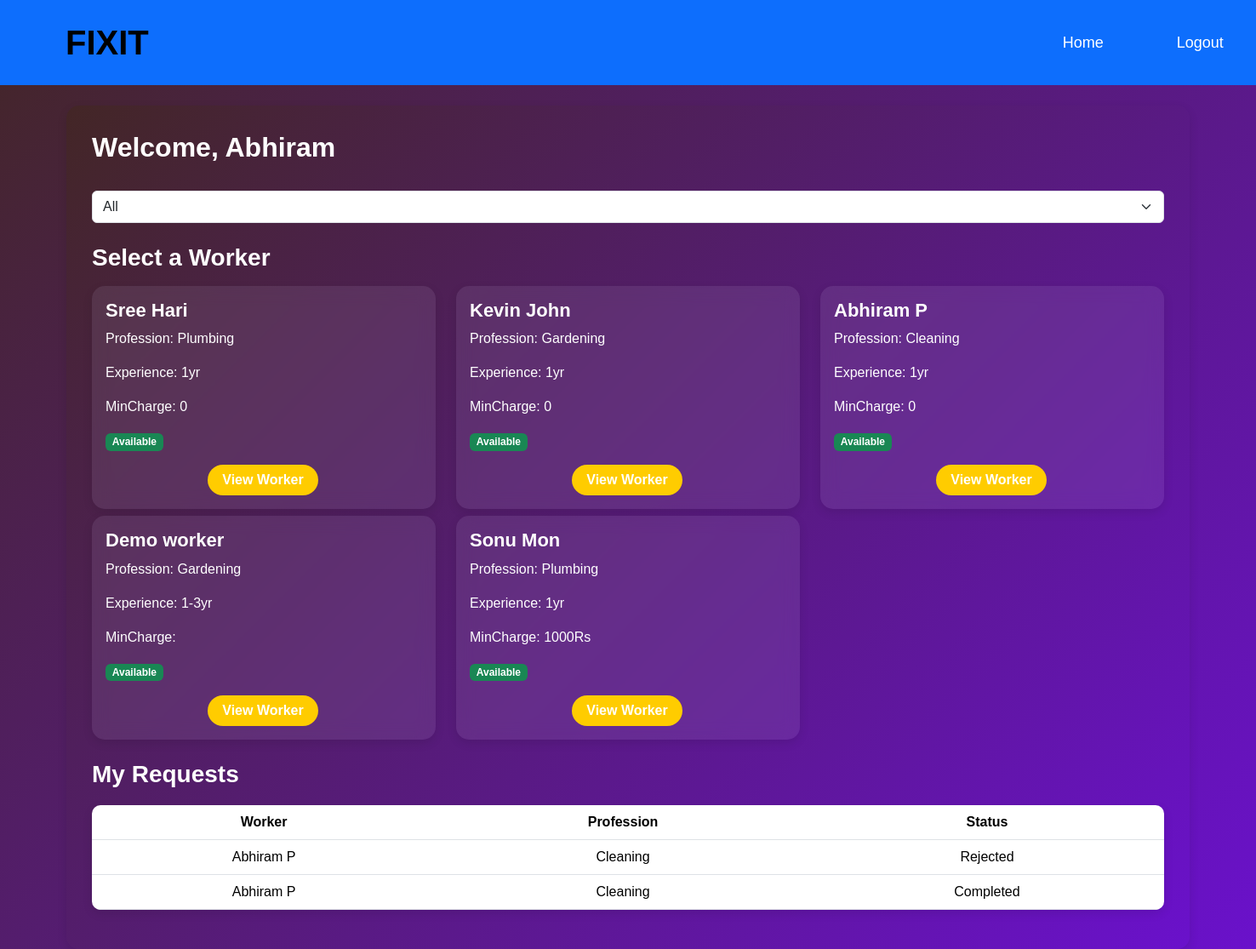
The page /user_dashboard/ (signed in) on the database as committed earlier.
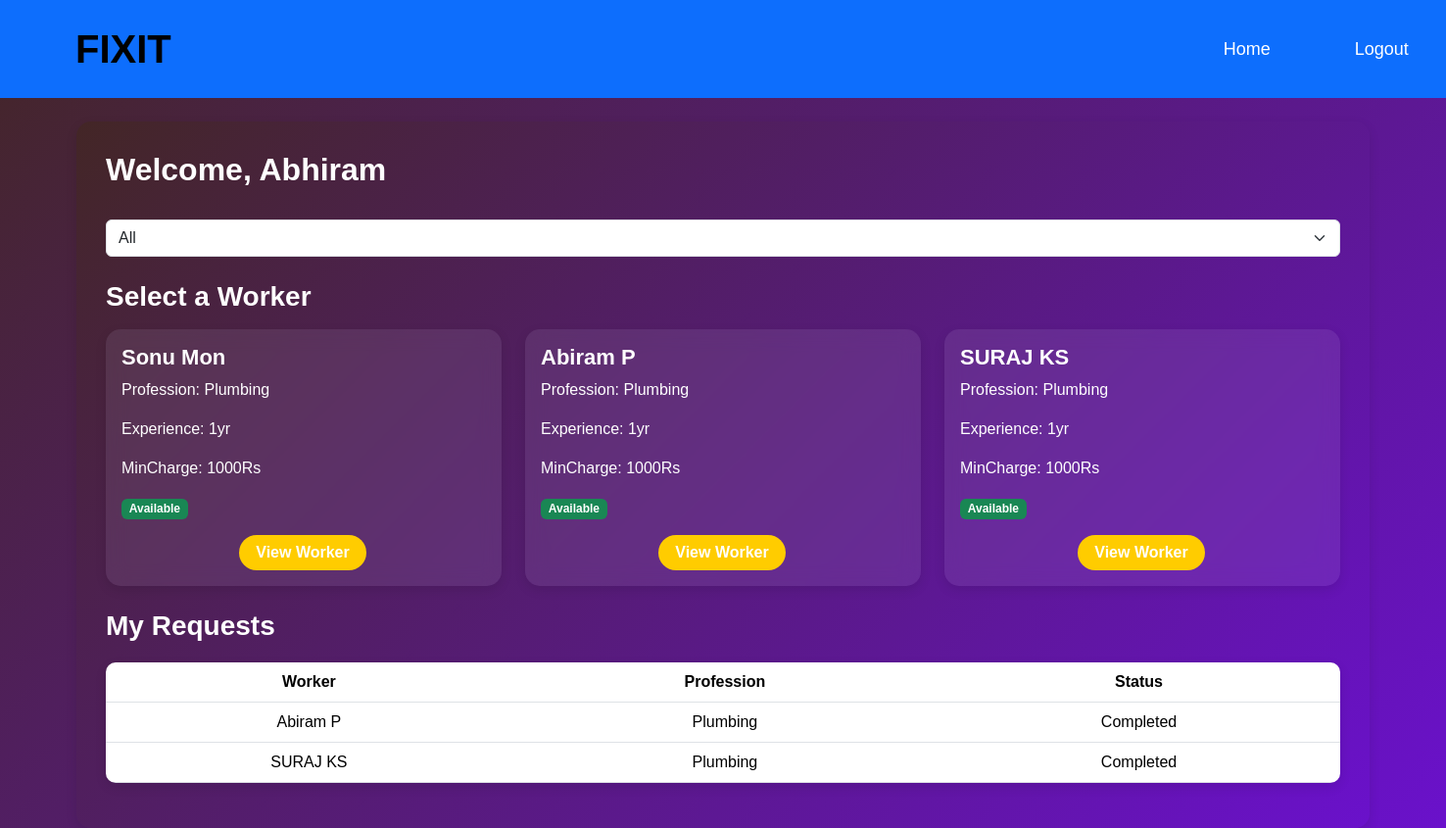
The same page on the database as committed later.
### mainapp/models.py (models this page shows, shortened)
class Worker(models.Model):
    TITLE_CHOICES = [
        ('Mr', 'Mr.'),
        ('Ms', 'Ms.'),
    ]
    STATUS_CHOICES = [
        ('pending', 'Pending'),
        ('approved', 'Approved'),
        ('rejected', 'Rejected'),
    ]
    title = models.CharField(max_length=10, choices=TITLE_CHOICES, default='Mr')
    first_name = models.CharField(max_length=100)
    last_name = models.CharField(max_length=100)
    email = models.EmailField(max_length=100, unique=True)
    password = models.CharField(max_length=255)  # Hashed password storage
    gender = models.CharField(max_length=10, choices=[('Male', 'Male'), ('Female', 'Female')])
    phone = models.CharField(max_length=15)
    profession = models.TextField()
    experience = models.TextField()
    amount = models.TextField()
    status = models.BooleanField(default=True, )  # Worker availability
    is_approved = models.BooleanField(default=False)  # New field

class Request(models.Model):
    user = models.ForeignKey(User, on_delete=models.CASCADE)
    worker = models.ForeignKey(Worker, on_delete=models.CASCADE)
    status = models.CharField(max_length=20, choices=[('Pending', 'Pending'), ('Accepted', 'Accepted'), ('Rejected', 'Rejected'),('Completed', 'Completed') ], default='Pending')
    created_at = models.DateTimeField(auto_now_add=True)

### mainapp/views.py (the view)
# urls.py: path("user_dashboard/", user_dashboard, name="user_dashboard"),
def user_dashboard(request):
    if "user_id" not in request.session:
        return redirect("user_login")
    user = User.objects.get(id=request.session["user_id"])
    professions = Worker.objects.values_list('profession', flat=True).distinct()
    selected_profession = request.GET.get("profession", "")
    if selected_profession:
        workers = Worker.objects.filter(profession=selected_profession)
    else:
        workers = Worker.objects.all()
    requests = Request.objects.filter(user=user)
    return render(request, "user_dashboard.html", {
        "user": user,
        "workers": workers,
        "requests": requests,
        "professions": professions,
        "selected_profession": selected_profession
    })

### mainapp/templates/user_dashboard.html (shortened to what this page needs)
{% load static %}
<!DOCTYPE html>
<html lang="en">
<head>
    <link href="https://cdn.jsdelivr.net/npm/bootstrap@5.3.3/dist/css/bootstrap.min.css" rel="stylesheet">
    <link rel="stylesheet" href="{% static 'css/userdash.style.css' %}">
</head>
<body>
    <nav class="navbar navbar-expand-lg navbar-light bg-primary" style=" width: 100%;">
        <div class="container-fluid">
          <a class="navbar-brand" href="#" style="font-size:40px; font-family: 'Franklin Gothic Medium', 'Arial Narrow', Arial, sans-serif; margin-left: 50px;" data-bs-toggle="offcanvas" data-bs-target="#staticBackdrop" aria-controls="staticBackdrop">FIXIT</a>
          <div class="collapse navbar-collapse" id="navbarNav">
            <div class="container1" style="margin-left: 850px; font-size: 20px;">
                <ul class="navbar-nav" >
                      <li class="nav-item">
                        <a class="nav-link active" style="margin-left: 200px;" aria-current="page" href="{% url 'home' %}">Home</a>
                      </li>
                      <li class="nav-item"><a style="margin-left: 50px;" class="nav-link" href="{% url 'user_logout' %}">Logout</a></li>
                    </ul>
            </div>
        </div>
    </div>
  </nav>
<div class="container mt-4">
        <h2>Welcome, {{ user.name }}</h2>
        <form method="GET" action="{% url 'user_dashboard' %}" class="mb-3">
            <select name="profession" id="profession" class="form-select" onchange="this.form.submit()">
                <option value="">All</option>
            </select>
        </form>
        <h3 class="mt-4">Select a Worker</h3>
        <div class="row">
            {% for worker in workers %}
            <div class="col-md-4 mt-2">
                <div class="card p-3">
                    <h5>{{ worker.first_name }} {{ worker.last_name }}</h5>
                    <p>Profession: {{ worker.profession }}</p>
                    <p>Experience: {{ worker.experience }} </p>
                    <p>MinCharge: {{ worker.amount }}</p>
                    <p class="worker-info"><strong></strong>
                        {% if worker.status %}
                            <span class="badge bg-success">Available</span>
                        {% else %}
                            <span class="badge bg-danger">Not Available</span>
                        {% endif %}
                    </p>
                    <a href="{% url 'view_worker' worker.id %}" style="width: 130px;position: relative; left: 120px; " class="btn btn-primary">View Worker</a>
                </div>
            </div>
            {% endfor %}
        </div>
        <h3 class="mt-4">My Requests</h3>
        <table class="table">
            <thead>
                <tr>
                    <th>Worker</th>
                    <th>Profession</th>
                    <th>Status</th>
                </tr>
            </thead>
            <tbody>
                {% for request in requests %}
                <tr>
                    <td>{{ request.worker.first_name }} {{ request.worker.last_name }}</td>
                    <td>{{ request.worker.profession }}</td>
                    <td>{{ request.status }}</td>
                </tr>
                {% endfor %}
            </tbody>
        </table>
    </div>
</body>
</html>

Rows that differ between the two databases and show on the page:
removed Worker: first_name "Sree", last_name "Hari", profession "Plumbing", experience "1yr", amount "0", status "Available"
removed Worker: first_name "Kevin", last_name "John", profession "Gardening", experience "1yr", amount "0", status "Available"
removed Worker: first_name "Abhiram", last_name "P", profession "Cleaning", experience "1yr", amount "0", status "Available"
removed Worker: first_name "Demo", last_name "worker", profession "Gardening", experience "1-3yr", status "Available"
removed Request: worker.first_name "Abhiram", worker.last_name "P", worker.profession "Cleaning", status "Rejected"
removed Request: worker.first_name "Abhiram", worker.last_name "P", worker.profession "Cleaning", status "Completed"
added Worker: first_name "Abiram", last_name "P", profession "Plumbing", experience "1yr", amount "1000Rs", status "Available"
added Worker: first_name "SURAJ", last_name "KS", profession "Plumbing", experience "1yr", amount "1000Rs", status "Available"
added Request: worker.first_name "Abiram", worker.last_name "P", worker.profession "Plumbing", status "Completed"
added Request: worker.first_name "SURAJ", worker.last_name "KS", worker.profession "Plumbing", status "Completed"
